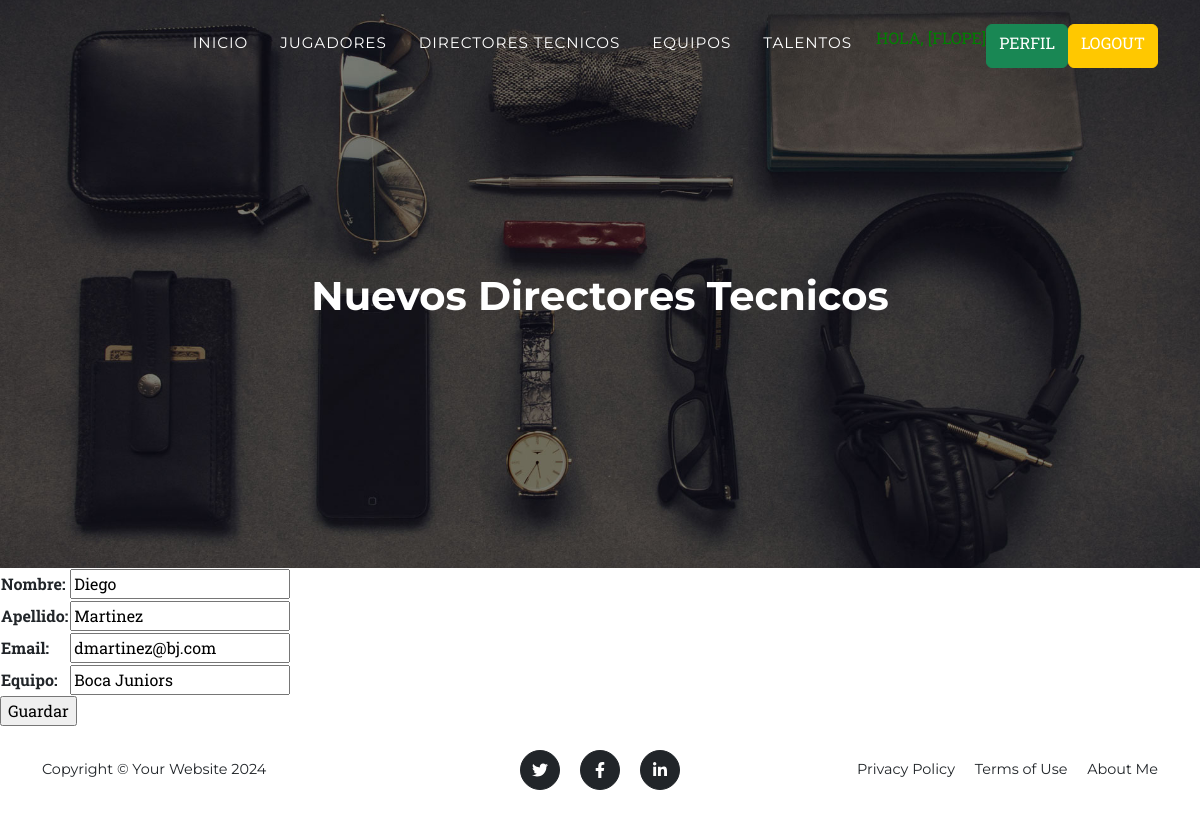
Page /directores_tecnicos_update/1/ (signed in) on the committed database.
### aplication/models.py (models this page shows, shortened)
class DirectorTecnico(models.Model):
    nombre = models.CharField(max_length=60)
    apellido = models.CharField(max_length=60)
    email = models.EmailField()
    equipo = models.CharField(max_length=60)
    class Meta:
        verbose_name = "DirectorTecnico"
        verbose_name_plural = "DirectoresTecnicos"
        ordering = ["id"]

### aplication/views.py (the view)
# urls.py: path('directores_tecnicos_update/<int:pk>/', DirectorTecnicoUpdate.as_view(), name="directores_tecnicos_update"),
class DirectorTecnicoUpdate(UpdateView,LoginRequiredMixin):
    model = DirectorTecnico
    fields = ["nombre", "apellido","email", "equipo"]
    success_url = reverse_lazy("directores_tecnicos")

### aplication/templates/aplication/directortecnico_form.html (shortened to what this page needs)
{% extends "aplication/index.html" %}
{% block titulo %}
<h1 class="mb-5">Nuevos Directores Tecnicos</h1>
{% endblock titulo %}
{% block contenido %}
<form action="" method="post">
    <table>
        {{ form.as_table }}
    </table>
    <input type="submit" value="Guardar">
</form>
{% endblock contenido %}

### aplication/templates/aplication/index.html (shortened to what this page needs)
<!DOCTYPE html>
<html lang="en">
    <head>
        {% load static %}
        <link href="{% static 'css/styles.css' %}" rel="stylesheet" />
        <link rel="stylesheet" href="https://cdnjs.cloudflare.com/ajax/libs/font-awesome/6.4.0/css/all.min.css">
    </head>
    <body id="page-top">
        <nav class="navbar navbar-expand-lg navbar-dark fixed-top" id="mainNav">
            <div class="container">
                <div class="collapse navbar-collapse" id="navbarResponsive">
                    <ul class="navbar-nav text-uppercase ms-auto py-4 py-lg-0">
                        <li class="nav-item"><a class="nav-link" href="{% url 'home' %}">Inicio</a></li>
                        {% if user.is_authenticated %}
                        <li class="nav-item"><a class="nav-link" href="{% url 'jugadores' %}">Jugadores</a></li>
                        <li class="nav-item"><a class="nav-link" href="{% url 'directores_tecnicos' %}">Directores Tecnicos</a></li>
                        <li class="nav-item"><a class="nav-link" href="{% url 'equipos' %}">Equipos</a></li>
                        <li class="nav-item"><a class="nav-link" href="{% url 'talentos' %}">Talentos</a></li>
                        <p style="color:green"> Hola, [{{user.username}}]</p>
                        <a class="btn btn-success" href="{% url 'perfil' %}">Perfil</a>
                        <a class="btn btn-primary" href="{% url 'logout' %}">Logout</a>
                        {% else %}
                        <a class="btn btn-primary" href="{% url 'login' %}">Login</a>
                        <a class="btn btn-success" href="{% url 'registrar' %}">Registrarse</a>
                    {% endif %}
                    </ul>
                </div>
            </div>
        </nav>
        <header class="masthead">
            <div class="container">
                {% block titulo %}{% endblock titulo %}
            </div>
        </header>
        {% block contenido %}{% endblock contenido %}
        <footer class="footer py-4">
            <div class="container">
                <div class="row align-items-center">
                    <div class="col-lg-4 text-lg-start">Copyright &copy; Your Website 2024</div>
                    <div class="col-lg-4 my-3 my-lg-0">
                        <a class="btn btn-dark btn-social mx-2" href="#!" aria-label="Twitter"><i class="fab fa-twitter"></i></a>
                        <a class="btn btn-dark btn-social mx-2" href="#!" aria-label="Facebook"><i class="fab fa-facebook-f"></i></a>
                        <a class="btn btn-dark btn-social mx-2" href="#!" aria-label="LinkedIn"><i class="fab fa-linkedin-in"></i></a>
                    </div>
                    <div class="col-lg-4 text-lg-end">
                        <a class="link-dark text-decoration-none me-3" href="#!">Privacy Policy</a>
                        <a class="link-dark text-decoration-none me-3" href="#!">Terms of Use</a>
                        <a class="link-dark text-decoration-none" href="{% url 'acerca_de_mi' %}">About Me</a>
                    </div>
                </div>
            </div>
        </footer>

### rows in the picture
DirectorTecnico: nombre "Diego", apellido "Martinez", email "dmartinez@bj.com", equipo "Boca Juniors"

### other values in the picture
{{ user.username }} "FLOPE"
